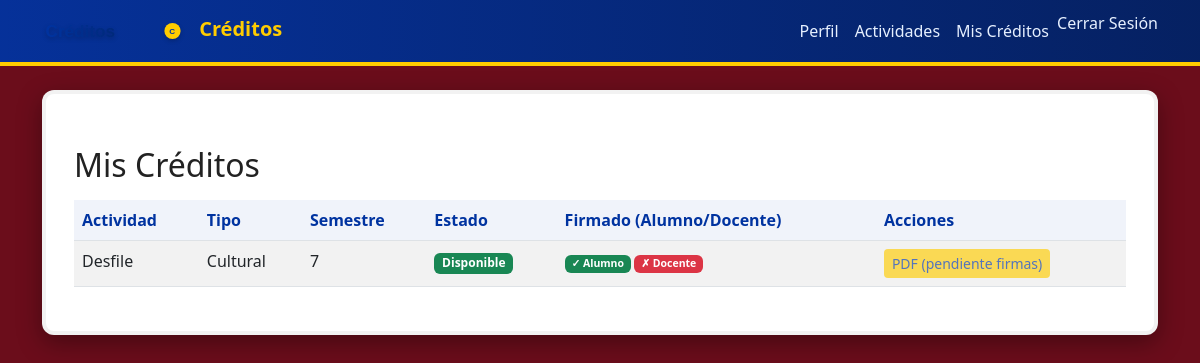
/creditos/mis_creditos/ (signed in), run on an earlier commit of the app's database.
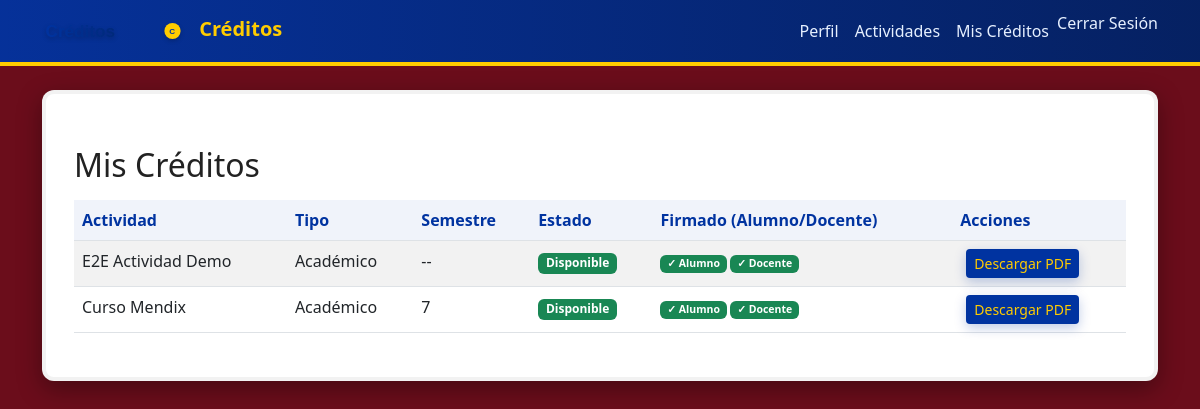
And on a later commit of the database.
### creditos/models.py (models this page shows, shortened)
class Credito(models.Model):
    TIPOS = (
        ('academico', 'Académico'),
        ('cultural', 'Cultural'),
        ('deportivo', 'Deportivo'),
    )
    alumno = models.ForeignKey(Usuario, on_delete=models.SET_NULL, null=True, blank=True, related_name='creditos')
    nombre = models.CharField(max_length=100, default="")
    tipo = models.CharField(max_length=20, choices=TIPOS)
    semestre = models.CharField(max_length=10)
    numero_control = models.CharField(max_length=30, blank=True)
    fecha_liberacion = models.DateField(blank=True, null=True)
    liberado = models.BooleanField(default=False)
    firmado_alumno = models.BooleanField(default=False)
    firmado_admin = models.BooleanField(default=False)
    firmado_docente = models.BooleanField(default=False)
    firmado_admin_por = models.ForeignKey(Usuario, on_delete=models.SET_NULL, null=True, blank=True, related_name='creditos_firmados_admin')
    firmado_admin_en = models.DateTimeField(null=True, blank=True)
    firmado_docente_por = models.ForeignKey(Usuario, on_delete=models.SET_NULL, null=True, blank=True, related_name='creditos_firmados_docente')
    firmado_docente_en = models.DateTimeField(null=True, blank=True)
    firmado_alumno_por = models.ForeignKey(Usuario, on_delete=models.SET_NULL, null=True, blank=True, related_name='creditos_firmados_alumno')
    firmado_alumno_en = models.DateTimeField(null=True, blank=True)

### creditos/views.py (the view, shortened to what this page needs)
# urls.py: path('mis_creditos/', views.mis_creditos, name='mis_creditos'),
@login_required
def mis_creditos(request):
    user = request.user
    qs = Q(alumno=user)
    if getattr(user, 'numero_control', None):
        qs = qs | (Q(alumno__isnull=True) & Q(numero_control=user.numero_control))
    creditos = Credito.objects.filter(qs).order_by('-id')
    return render(request, 'creditos/mis_creditos.html', {
        'creditos': creditos
    })

### creditos/templates/creditos/mis_creditos.html (shortened to what this page needs)
{% extends "usuarios/base.html" %}
{% block content %}
<h2 class="mt-4">Mis Créditos</h2>
<table class="table table-striped mt-3">
    <thead>
        <tr>
            <th>Actividad</th>
            <th>Tipo</th>
            <th>Semestre</th>
            <th>Estado</th>
            <th>Firmado (Alumno/Docente)</th>
            <th>Acciones</th>
        </tr>
    </thead>
    <tbody>
        {% for c in creditos %}
        <tr>
            <td>{{ c.nombre }}</td>
            <td>{{ c.get_tipo_display }}</td>
            <td>{{ c.semestre }}</td>
            <td>
                {% if c.liberado %}
                    <span class="badge bg-success">Disponible</span>
                {% else %}
                    <span class="badge bg-warning">Pendiente</span>
                {% endif %}
            </td>
            <td>
                <small>
                    {% if c.firmado_alumno %}<span class="badge bg-success">✓ Alumno</span>{% else %}<span class="badge bg-danger">✗ Alumno</span>{% endif %}
                    {% if c.firmado_docente %}<span class="badge bg-success">✓ Docente</span>{% else %}<span class="badge bg-danger">✗ Docente</span>{% endif %}
                </small>
            </td>
            <td>
                {% if c.firmado_alumno and c.firmado_docente %}
                    <form method="post" action="{% url 'credito_pdf' c.id %}" style="display: inline; margin-left:6px;">
                        <button type="submit" class="btn btn-sm btn-primary">Descargar PDF</button>
                    </form>
                {% else %}
                    <button class="btn btn-sm btn-secondary" disabled title="El crédito debe estar firmado por alumno y docente">PDF (pendiente firmas)</button>
                {% endif %}
            </td>
        </tr>
        {% empty %}
        <tr>
            <td colspan="6" class="text-center text-muted">No tienes créditos registrados.</td>
        </tr>
        {% endfor %}
    </tbody>
</table>
{% endblock %}

What changed in the data, as far as the page shows it:
removed Credito: nombre "Desfile", tipo "Cultural", semestre "7", liberado "Disponible", firmado_alumno "✓ Alumno", firmado_docente "✗ Docente"
added Credito: nombre "E2E Actividad Demo", tipo "Académico", semestre "--", liberado "Disponible", firmado_alumno "✓ Alumno", firmado_docente "✓ Docente"
added Credito: nombre "Curso Mendix", tipo "Académico", semestre "7", liberado "Disponible", firmado_alumno "✓ Alumno", firmado_docente "✓ Docente"
